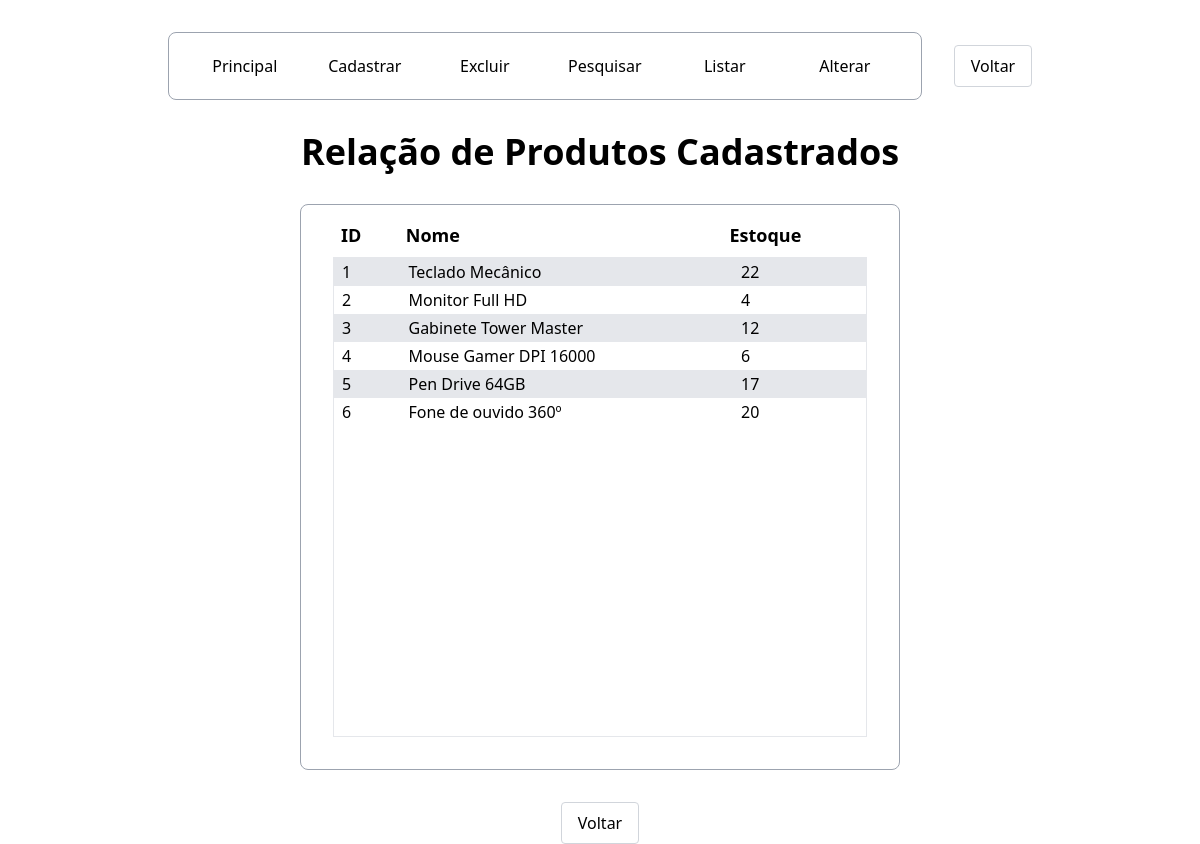
Screenshot of /produto/produtos/operacao/listar.php with the database file from the repository.
### tables this page shows
CREATE TABLE `produtos` (
  `id` int(10) UNSIGNED NOT NULL,
  `nome` varchar(50) NOT NULL,
  `estoque` int(10) UNSIGNED NOT NULL
);

### produto/produtos/Produto.php (called while the page is built, shortened)
<?php
class Produto
{
    function listar()
    {
        try
        {
            $this->conn = new Conectar();
            $sql = $this->conn->prepare("select * from produtos order by id");
            $sql->execute();
            return $sql->fetchAll();
        }
        catch (PDOException $exc)
        {
            echo "Erro ao executar a consulta. " . $exc->getMessage();
        }
    }
}
?>

### produto/produtos/operacao/listar.php (the view, shortened to what this page needs)
<!DOCTYPE html>
<html lang="pt-br">
<head>
    <link rel="stylesheet" href="../../../assets/css/output.css">
</head>
<body class="max-h-screen">
    <?php
    include_once '../Produto.php';
    $p = new Produto();
    $pro_bd = $p->listar();
    ?>
    <?php include("../../../componentes/BarraMenuInterna.php") ?>
    <div class="flex flex-col gap-8 w-fit mx-auto mt-8 h-[50%]">
        <h1 class="regular-title">
            Relação de Produtos Cadastrados
        </h1>
        <div
            role="table"
            class="
            flex flex-col
            text-left
            w-[600px]
            mx-auto p-8 pt-4
            border border-gray-400 rounded-lg
            ">
            <div role="row" class="grid grid-cols-8 text-lg font-semibold mr-4 *:px-2 *:pb-2">
                <div role="cell" class="col-span-1">
                    ID
                </div>
                <div role="cell" class="col-span-5">
                    Nome
                </div>
                <div role="cell" class="col-span-2">
                    Estoque
                </div>
            </div>
            <div role="rowgroup" class="
                border overflow-y-scroll h-[480px]
                [&>*:nth-child(odd)]:bg-gray-200 *:*:px-2
                ">
                <?php foreach ($pro_bd as $pro_mostrar) { ?>
                <div role="row" class="
                    grid grid-cols-8 py-0.5
                    ">
                    <div role="cell" class="col-span-1">
                        <?php echo $pro_mostrar[0]; ?>
                    </div>
                    <div role="cell" class="col-span-5">
                        <?php echo $pro_mostrar[1]; ?>
                    </div>
                    <div role="cell" class="col-span-2">
                        <?php echo $pro_mostrar[2]; ?>
                    </div>
                </div>
                <?php } ?>
            </div>
        </div>
        <?php include("../../../componentes/BotaoVoltar.php") ?>
    </div>
</body>
</html>

### rows the page displays
produtos: id "1", nome "Teclado Mecânico", estoque "22"
produtos: id "2", nome "Monitor Full HD", estoque "4"
produtos: id "3", nome "Gabinete Tower Master", estoque "12"
produtos: id "4", nome "Mouse Gamer DPI 16000", estoque "6"
produtos: id "5", nome "Pen Drive 64GB", estoque "17"
produtos: id "6", nome "Fone de ouvido 360º", estoque "20"
